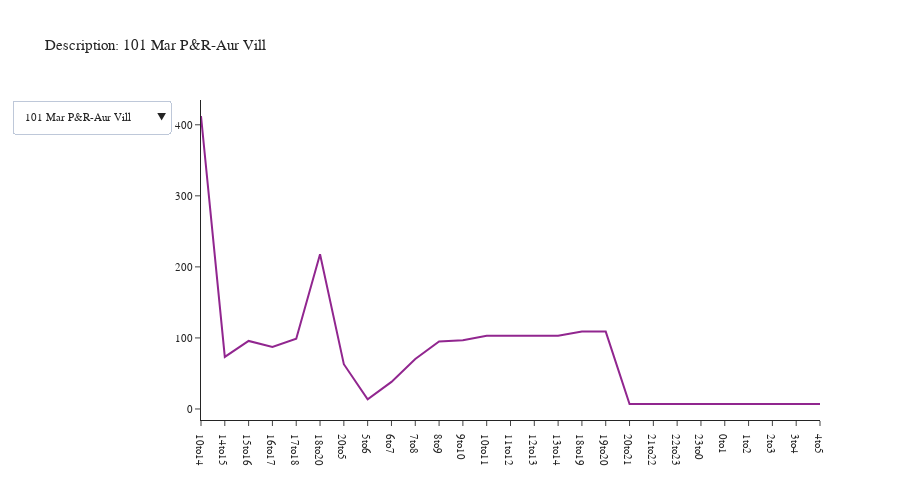

Source (notebook cell):
### Code cell
df_test = df_transit_line[df_transit_line['agency']=='Community Transit'].copy()
df = df_test.groupby(['tod', 'description']).agg({'boardings': 'sum'}).reset_index()
descriptions = df['description'].unique()

fig = create_tod_chart(df, descriptions)
fig.show()
